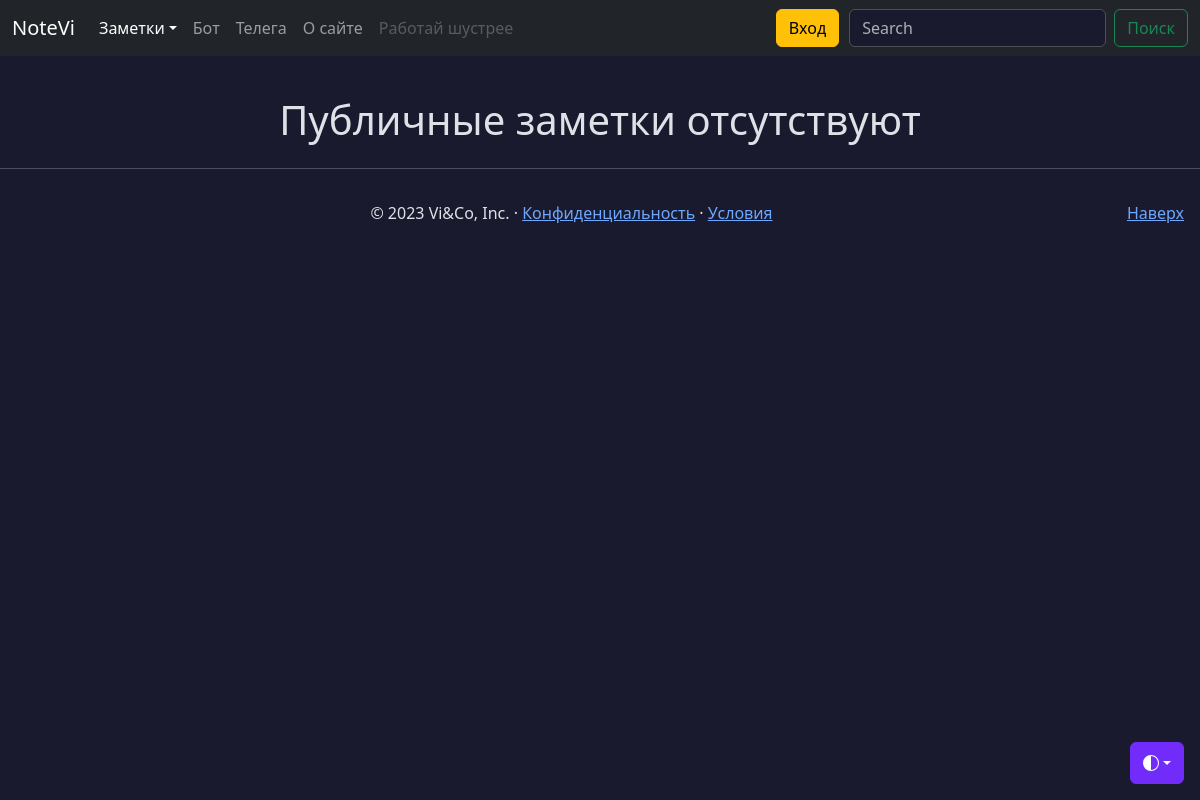
The app's page /notes/public, older data.
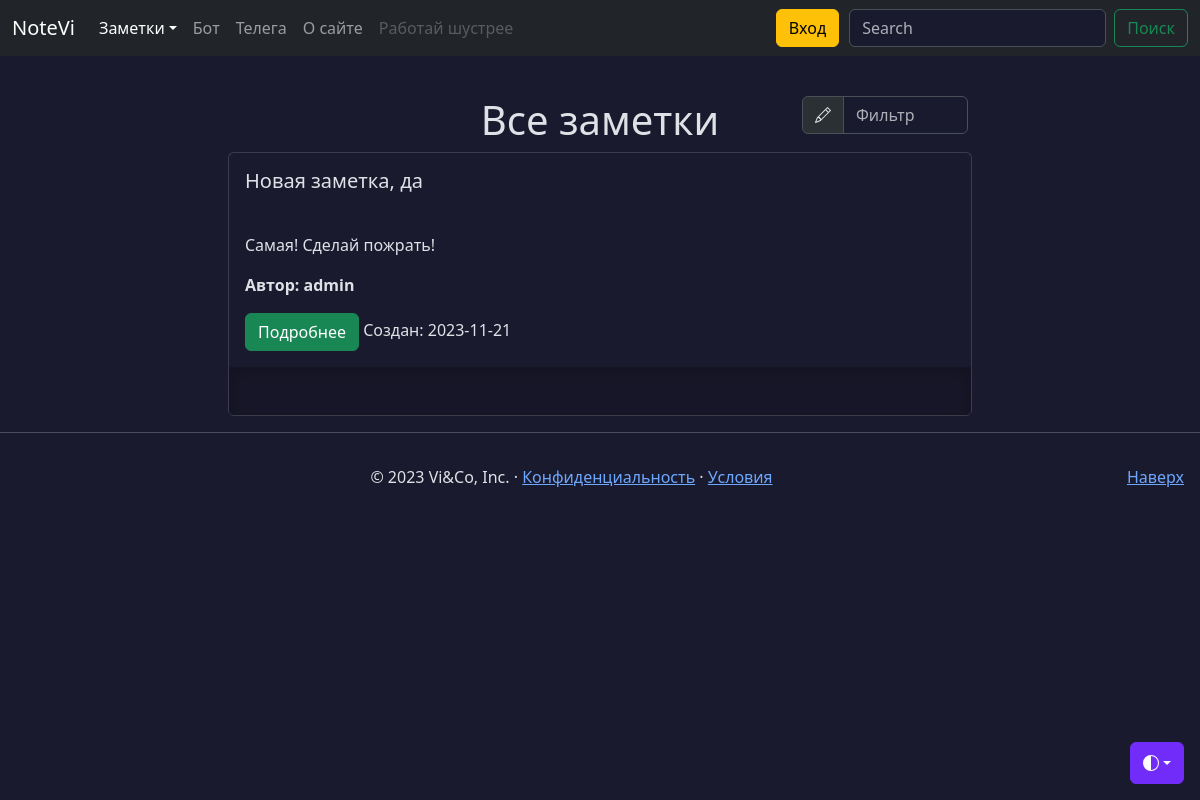
The same page, newer data.
### models.py (models this page shows, shortened)
class Note(db.Model):
    id = db.Column(db.Integer, primary_key=True)
    title = db.Column(db.String(100), nullable=False, default=' ')
    intro = db.Column(db.String(200), nullable=False, default=' ')
    text = db.Column(db.Text, nullable=False, default=' ')
    user_id = db.Column(db.Integer,
                        db.ForeignKey('user.id'),)
    data = db.Column(db.Date, nullable=False, default=datetime.utcnow)
    favorites = db.relationship('User',
                                secondary='favorites',
                                backref=db.backref('favorite_notes',
                                                   lazy=True),
                                lazy='subquery')
    public = db.Column(db.String(8), default=None)
    files = db.relationship('File',
                            secondary='note_file',
                            lazy='subquery',
                            backref=db.backref('notes',
                                               lazy=True))

class User(db.Model, UserMixin):
    id = db.Column(db.Integer, primary_key=True)
    username = db.Column(
        db.String(64), index=True, unique=True, nullable=False
    )
    email = db.Column(db.String(120), index=True, unique=True, nullable=False)
    password_hash = db.Column(db.String(255), nullable=False)
    notes = db.relationship('Note',
                            backref='author',
                            lazy='dynamic',
                            cascade='all, delete')
    created_on = db.Column(db.DateTime(), default=datetime.utcnow)
    updated_on = db.Column(
        db.DateTime(), default=datetime.utcnow, onupdate=datetime.utcnow
    )
    is_active = db.Column(db.Boolean(), default=True)
    conspects = db.relationship('Conspect',
                                backref='author',
                                lazy='dynamic',
                                cascade='all, delete'
    )

### views/notes.py (the view)
@app.route('/notes/public')
def public():
    endpoint = request.endpoint
    notes = Note.query.filter_by(public='on').order_by(Note.id.desc()).all()
    return render_template('notes.html', notes=notes, endpoint=endpoint)

### templates/notes.html (shortened to what this page needs)
{% extends 'base.html' %}
{% block content %}
{% if endpoint == 'public' or current_user.is_authenticated %}
<div class="container mt-5">
  <div class="row justify-content-md-center">
    {% if notes|length > 0 %}
    <div class="col-sm-4 col-lg-2">
    </div>
    <div class="col-sm-4 align-self-center">
        <h1 style="text-align: center;">Все заметки</h1>
    {% else %}
      {% if endpoint == 'public' %}
        <h1 style="text-align: center;">Публичные заметки отсутствуют</h1>
      {% elif endpoint == 'favorites' %}
        <h1 style="text-align: center;">У вас нет избранных заметок</h1>
      {% else %}
        <h1 style="text-align: center;">Вы пока не написали ни одной заметки</h1>
      {% endif %}
    {% endif %}
    </div>
    {% if notes|length > 0 %}
      <div class="col-sm-4 col-lg-2 mb-2">
        <div class="input-group">
          <span class="input-group-text" id="basic-addon1">
          </span>
          <input type="text" class="form-control" placeholder="Фильтр" aria-label="Фильтр" aria-describedby="basic-addon1" id="filterInput">
        </div>
      </div>
    </div>
    {% endif %}
    {% if notes|length > 0 %}
      {% for note in notes %}
        <div class="card container col-lg-8 p-0">
          <div class="card-body container">
            <h5 class="card-title col-7">{{ note.title }}</h5>
          </div>
          <div class="card-body container">
            <p class="card-text">{{ note.intro }}</p>
            <p class="card-author"><b>Автор: {{ note.author.username }}</b></p>
            <a href="/notes/{{ note.id }}" class="btn btn-success" data-toggle="button" aria-pressed="false" autocomplete="off">
                Подробнее
            </a>
            <note class="date col">Cоздан: {{ note.data }}</note>
          </div>
          <div class="b-example-divider" style="width: 100%;"></div>
        </div>
      {% endfor %}
    {% endif %}
  </div>
  {% else %}
  <div class="container mt-5">
    <h1 style="text-align: center;">Войдите или зарегистрируйтесь</h1>
  </div>
  {% endif %}
{% endblock %}

### templates/base.html (shortened to what this page needs)
<!DOCTYPE html>
<html lang="ru" data-bs-theme="dark">
<head>
    <link rel="stylesheet" href="https://cdn.jsdelivr.net/npm/@docsearch/css@3">
    <link rel="stylesheet" href="{{ url_for('static', filename='css/main.css')}}" rel="stylesheet">
    <link rel="stylesheet" href="{{ url_for('static', filename='css/drop-menu.css')}}" rel="stylesheet">
    <link href="{{ url_for('static', filename='css/base.css')}}" rel="stylesheet">
</head>
<body>
    {% include 'includes/dropdown_light.html' %}
    {% include 'includes/header.html' %}
    <div class="wrapper">
      <main class="main">
        {% block content %} {% endblock %}
      </main>
    </div>
    {% include 'includes/footer.html' %}
</body>
</html>

### templates/includes/dropdown_light.html (shortened to what this page needs)
<div class="dropdown position-fixed bottom-0 end-0 mb-3 me-3 bd-mode-toggle">
  <button class="btn btn-bd-primary py-2 dropdown-toggle d-flex align-items-center"
          id="bd-theme"
          type="button"
          aria-expanded="false"
          data-bs-toggle="dropdown"
          aria-label="Toggle theme (auto)">
    <svg class="bi my-1 theme-icon-active" width="1em" height="1em"><use href="#circle-half"></use></svg>
  </button>
</div>

### templates/includes/header.html (shortened to what this page needs)
<header data-bs-theme="dark">
  <nav class="navbar navbar-expand-md navbar-dark fixed-top bg-dark">
    <div class="container-fluid">
      <a class="navbar-brand" href="{{ url_for('index') }}">NoteVi</a>
      <div class="collapse navbar-collapse" id="navbarCollapse">
        <ul class="navbar-nav me-auto mb-2 mb-md-0">
          {% if current_user.is_authenticated %}
          <li class="nav-item">
            <div class="dropdown">
              <a class="nav-link active dropdown-toggle show" id="dropdownMenuButton5" data-bs-toggle="dropdown" aria-haspopup="true" aria-expanded="true" aria-current="page">Заметки</a>
                <div class="dropdown-menu dropdown-menu-end" aria-labelledby="dropdownMenuButton5" data-popper-placement="bottom-end">
                  <a class="dropdown-item" href="{{ url_for('notes') }}">Все заметки</a>
                  <a class="dropdown-item" href="{{ url_for('favorites') }}">Избранные</a>
                  <a class="dropdown-item" href="{{ url_for('public') }}">Лента заметок</a>
                </div>
            </div>
          </li>
          <li class="nav-item">
            <div class="dropdown">
              <a class="nav-link active dropdown-toggle show" id="dropdownMenuButton5" data-bs-toggle="dropdown" aria-haspopup="true" aria-expanded="true" aria-current="page">Конспекты</a>
                <div class="dropdown-menu dropdown-menu-end" aria-labelledby="dropdownMenuButton5" data-popper-placement="bottom-end">
                  <a class="dropdown-item" href="{{ url_for('upload_conspects') }}">Загрузить конспект</a>
                  <a class="dropdown-item" href="{{ url_for('conspects') }}">Все конспекты</a>
                </div>
            </div>
          </li>
          {% else %}
            <div class="dropdown">
              <a class="nav-link active dropdown-toggle show" id="dropdownMenuButton5" data-bs-toggle="dropdown" aria-haspopup="true" aria-expanded="true" aria-current="page">Заметки</a>
            </div>
          {% endif %}
          <li class="nav-item">
            <a class="nav-link" href="{{ url_for('bot') }}">Бот</a>
          </li>
          <li class="nav-item">
            <a class="nav-link" href="{{ url_for('telegram') }}">Телега</a>
          <li class="nav-item">
          {% if endpoint != 'about' %}
            <a class="nav-link" href="{{ url_for('about') }}">О сайте</a>
          </li>
          {% endif %}
          <li class="nav-item">
            <a class="nav-link disabled" aria-disabled="true">Работай шустрее</a>
          </li>
        </ul>
        {% if current_user.is_authenticated %}
          <a href="{{ url_for('create_note') }}" class="btn btn-warning mb-2 mb-md-0" style="margin-right: 10px;">Новая заметка</a>
        {% else %}
          <a href="{{ url_for('login') }}" class="btn btn-warning mb-2 mb-md-0" style="margin-right: 10px;">Вход</a>
        {% endif %}
        <form class="d-flex" role="search">
          <input class="form-control me-2" type="search" placeholder="Search" aria-label="Search">
          <button class="btn btn-outline-success" type="submit">Поиск</button>
        </form>
      </div>
    </div>
  </nav>
</header>

### templates/includes/footer.html (shortened to what this page needs)
<hr class="featurette-divider">
<footer class="page-footer">
  <p class="float-end"><a href="#">Наверх</a></p>
  <p>© 2023 Vi&Co, Inc. · <a href="/contact">Конфиденциальность</a> · <a href="/conditions">Условия</a></p>
</footer>

### static/css/drop-menu.css (style rules this page uses)
.dropdown { position: relative; display: inline-block; }

### static/css/base.css (style rules this page uses)
body { padding-top: 3rem; color: rgb(var(--bs-tertiary-color-rgb)); display: flex; flex-direction: column; height: 100%; }
.page-footer { padding: 1rem; text-align: center; }
.main { flex: 1 1 auto; }
.wrapper { min-height: 100%; display: flex; flex-direction: column; }
.b-example-divider { width: 100%; height: 3rem; background-color: rgba(0, 0, 0, .1); border: solid rgba(0, 0, 0, .15); border-width: 1px 0; box-shadow: inset 0 .5em 1.5em rgba(0, 0, 0, .1), inset 0 .125em .5em rgba(0, 0, 0, .15); }
.bi { vertical-align: -.125em; fill: currentColor; }
.btn-bd-primary { --bd-violet-bg: #712cf9; --bd-violet-rgb: 112.520718, 44.062154, 249.437846; --bs-btn-font-weight: 600; --bs-btn-color: var(--bs-white); --bs-btn-bg: var(--bd-violet-bg); --bs-btn-border-color: var(--bd-violet-bg); --bs-btn-hover-color: var(--bs-white); --bs-btn-hover-bg: #6528e0; --bs-btn-hover-border-color: #6528e0; --bs-btn-focus-shadow-rgb: var(--bd-violet-rgb); --bs-btn-active-color: var(--bs-btn-hover-color); --bs-btn-active-bg: #5a23c8; --bs-btn-active-border-color: #5a23c8; }
.bd-mode-toggle { z-index: 1500; }
p { white-space: pre-line; }

Row changes from the older to the newer data that the page shows:
added Note: title "Новая заметка, да", intro "Самая! Сделай пожрать!", author.username "admin", data "2023-11-21"
Text that changed along with them:
text no longer shown: "Публичные заметки отсутствуют"
text now shown: "Все заметки"
